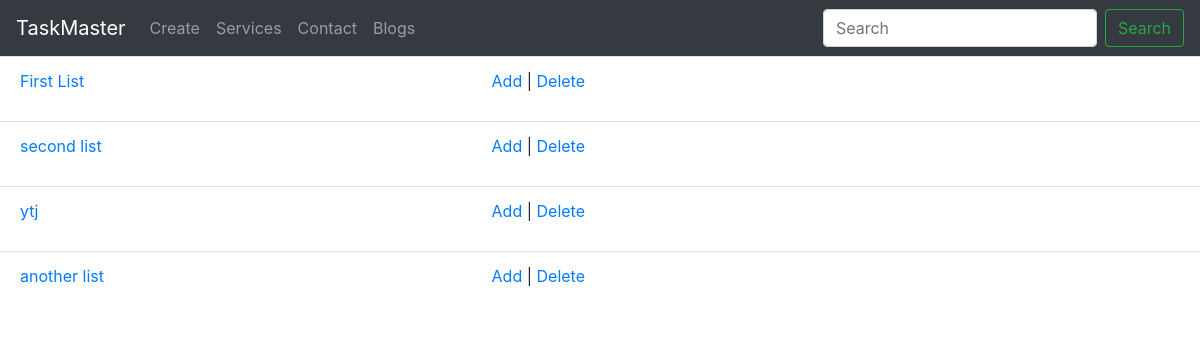
Page /home/ on the earlier database version.
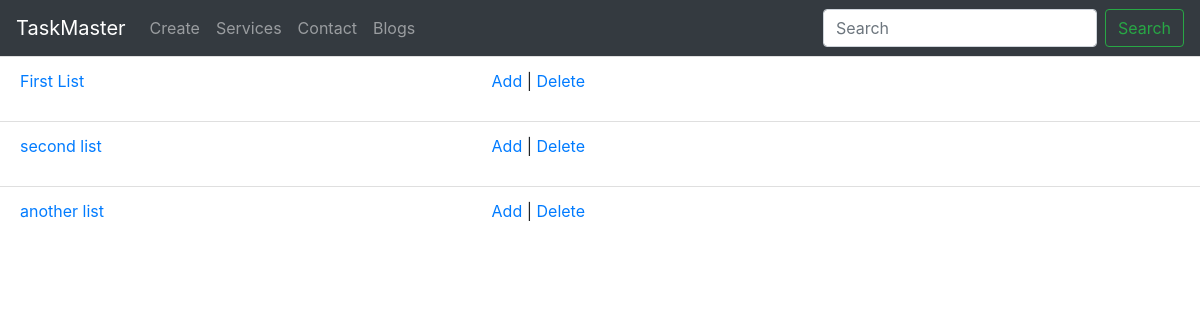
Same page on the later database version.
### BaseApp/models.py (models this page shows, shortened)
class List(models.Model):
    title = models.CharField(max_length=50)
    description = models.TextField()
    created_at = models.DateTimeField(auto_now_add=True)

### BaseApp/views.py (the view)
# urls.py: path('home/', home, name="home"),
def home(request):
    lists = List.objects.all()
    context = {
        'lists': lists,
    }
    return render(request, "BaseApp/home.html", context)

### BaseApp/templates/BaseApp/home.html
{% extends 'main.html' %}
{% block content %}
{% for list in lists %}
<ul class="list-group list-group-flush">
    <li class="list-group-item ">
        <div class="row ">
            <div class="col-3 ">
                <p class="text-left ">
                    <a href="{% url 'add-item' list.id %}">{{list.title}}</a>
                </p>
            </div>
            <div class="col-3">
                <p class="text-right">
                    <a href="{% url 'update-list' list.id %}">Add</a> |
                    <a href="{% url 'delete-list' list.id %}">Delete</a>
                </p>
            </div>
            <div class="col-6">
            </div>
        </div>
    </li>
</ul>
{% endfor %}
{% endblock content %}

### templates/main.html (shortened to what this page needs)
{% load static %}
<!DOCTYPE html>
<html>
<head>
    <link rel="stylesheet" href="https://cdn.jsdelivr.net/npm/bootstrap@4.3.1/dist/css/bootstrap.min.css"
>
</head>
<body>
        {% include 'navbar.html' %}
            {% block content %}
            {% endblock content %}
</body>
</html>

### templates/navbar.html (shortened to what this page needs)
<nav class="navbar navbar-expand-lg navbar-dark bg-dark">
    <a class="navbar-brand" href="{% url 'home' %}">TaskMaster</a>
    <div class="collapse navbar-collapse" id="navbarSupportedContent">
        <ul class="navbar-nav mr-auto">
            <li class="nav-item">
                <a class="nav-link" href="{% url 'add-list' %}">Create</a>
            </li>
            <li class="nav-item">
                <a class="nav-link" href="#"> Services </a>
            </li>
            <li class="nav-item">
                <a class="nav-link" href="#"> Contact </a>
            </li>
            <li class="nav-item">
                <a class="nav-link" href="#"> Blogs </a>
            </li>
        </ul>
        <form class="form-inline my-2 my-lg-0">
            <input class="form-control mr-sm-2" type="search" placeholder="Search" aria-label="Search">
            <button class="btn btn-outline-success my-2 my-sm-0" type="submit">Search</button>
        </form>
    </div>
</nav>

Differences in the rows shown:
removed List: title "ytj"
